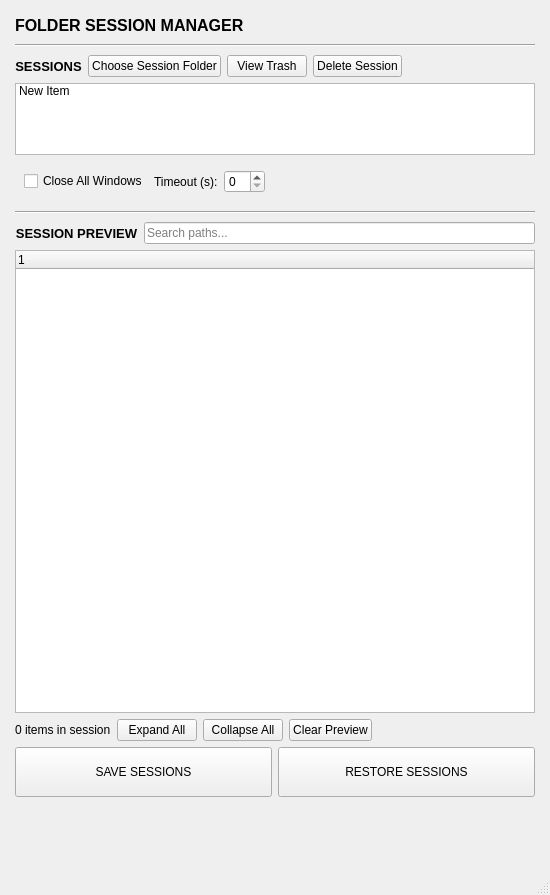
<?xml version="1.0" encoding="UTF-8"?>
<ui version="4.0">
 <class>MainWindow</class>
 <widget class="QMainWindow" name="MainWindow">
  <property name="geometry">
   <rect>
    <x>0</x>
    <y>0</y>
    <width>550</width>
    <height>895</height>
   </rect>
  </property>
  <property name="sizePolicy">
   <sizepolicy hsizetype="Preferred" vsizetype="Preferred">
    <horstretch>0</horstretch>
    <verstretch>0</verstretch>
   </sizepolicy>
  </property>
  <property name="minimumSize">
   <size>
    <width>0</width>
    <height>0</height>
   </size>
  </property>
  <property name="windowTitle">
   <string>Folder Session Manager</string>
  </property>
  <property name="toolTipDuration">
   <number>-1</number>
  </property>
  <property name="dockOptions">
   <set>QMainWindow::DockOption::AllowNestedDocks|QMainWindow::DockOption::AllowTabbedDocks|QMainWindow::DockOption::AnimatedDocks</set>
  </property>
  <widget class="QWidget" name="centralwidget">
   <property name="sizePolicy">
    <sizepolicy hsizetype="Expanding" vsizetype="Expanding">
     <horstretch>0</horstretch>
     <verstretch>0</verstretch>
    </sizepolicy>
   </property>
   <property name="contextMenuPolicy">
    <enum>Qt::ContextMenuPolicy::CustomContextMenu</enum>
   </property>
   <layout class="QVBoxLayout" name="verticalLayout">
    <property name="spacing">
     <number>6</number>
    </property>
    <property name="leftMargin">
     <number>15</number>
    </property>
    <property name="topMargin">
     <number>15</number>
    </property>
    <property name="rightMargin">
     <number>15</number>
    </property>
    <property name="bottomMargin">
     <number>16</number>
    </property>
    <item>
     <widget class="QLabel" name="tlabel">
      <property name="minimumSize">
       <size>
        <width>200</width>
        <height>20</height>
       </size>
      </property>
      <property name="maximumSize">
       <size>
        <width>16777215</width>
        <height>55</height>
       </size>
      </property>
      <property name="font">
       <font>
        <pointsize>12</pointsize>
        <bold>true</bold>
       </font>
      </property>
      <property name="contextMenuPolicy">
       <enum>Qt::ContextMenuPolicy::ActionsContextMenu</enum>
      </property>
      <property name="lineWidth">
       <number>0</number>
      </property>
      <property name="text">
       <string>FOLDER SESSION MANAGER</string>
      </property>
      <property name="textFormat">
       <enum>Qt::TextFormat::AutoText</enum>
      </property>
      <property name="scaledContents">
       <bool>false</bool>
      </property>
      <property name="wordWrap">
       <bool>true</bool>
      </property>
      <property name="buddy">
       <cstring>sessions_list</cstring>
      </property>
     </widget>
    </item>
    <item>
     <widget class="Line" name="line">
      <property name="minimumSize">
       <size>
        <width>0</width>
        <height>8</height>
       </size>
      </property>
      <property name="orientation">
       <enum>Qt::Orientation::Horizontal</enum>
      </property>
     </widget>
    </item>
    <item>
     <layout class="QVBoxLayout" name="layout">
      <item>
       <layout class="QVBoxLayout" name="settings_layout">
        <item>
         <layout class="QHBoxLayout" name="horizontalLayout_3">
          <item>
           <widget class="QLabel" name="sessions_label">
            <property name="font">
             <font>
              <pointsize>10</pointsize>
              <bold>true</bold>
             </font>
            </property>
            <property name="text">
             <string>SESSIONS</string>
            </property>
            <property name="alignment">
             <set>Qt::AlignmentFlag::AlignCenter</set>
            </property>
            <property name="buddy">
             <cstring>sessions_list</cstring>
            </property>
           </widget>
          </item>
          <item>
           <widget class="QPushButton" name="choose_dir_button">
            <property name="text">
             <string>Choose Session Folder</string>
            </property>
           </widget>
          </item>
          <item>
           <widget class="QPushButton" name="view_trash_button">
            <property name="text">
             <string>View Trash</string>
            </property>
           </widget>
          </item>
          <item>
           <widget class="QPushButton" name="delete_session_button">
            <property name="text">
             <string>Delete Session</string>
            </property>
           </widget>
          </item>
          <item>
           <spacer name="horizontalSpacer_3">
            <property name="orientation">
             <enum>Qt::Orientation::Horizontal</enum>
            </property>
            <property name="sizeHint" stdset="0">
             <size>
              <width>40</width>
              <height>20</height>
             </size>
            </property>
           </spacer>
          </item>
         </layout>
        </item>
        <item>
         <widget class="QListWidget" name="sessions_list">
          <property name="sizePolicy">
           <sizepolicy hsizetype="Expanding" vsizetype="Expanding">
            <horstretch>0</horstretch>
            <verstretch>40</verstretch>
           </sizepolicy>
          </property>
          <property name="minimumSize">
           <size>
            <width>0</width>
            <height>50</height>
           </size>
          </property>
          <property name="maximumSize">
           <size>
            <width>16777215</width>
            <height>16777215</height>
           </size>
          </property>
          <property name="sizeAdjustPolicy">
           <enum>QAbstractScrollArea::SizeAdjustPolicy::AdjustToContentsOnFirstShow</enum>
          </property>
          <property name="selectionMode">
           <enum>QAbstractItemView::SelectionMode::ExtendedSelection</enum>
          </property>
          <property name="movement">
           <enum>QListView::Movement::Static</enum>
          </property>
          <property name="isWrapping" stdset="0">
           <bool>false</bool>
          </property>
          <property name="resizeMode">
           <enum>QListView::ResizeMode::Adjust</enum>
          </property>
          <property name="layoutMode">
           <enum>QListView::LayoutMode::Batched</enum>
          </property>
          <property name="spacing">
           <number>0</number>
          </property>
          <property name="uniformItemSizes">
           <bool>true</bool>
          </property>
          <property name="selectionRectVisible">
           <bool>false</bool>
          </property>
          <item>
           <property name="text">
            <string>New Item</string>
           </property>
          </item>
         </widget>
        </item>
        <item>
         <layout class="QHBoxLayout" name="horizontalLayout_4">
          <property name="leftMargin">
           <number>9</number>
          </property>
          <property name="topMargin">
           <number>9</number>
          </property>
          <property name="rightMargin">
           <number>9</number>
          </property>
          <property name="bottomMargin">
           <number>9</number>
          </property>
          <item>
           <widget class="QCheckBox" name="close_windows_cb">
            <property name="text">
             <string>Close All Windows</string>
            </property>
           </widget>
          </item>
          <item>
           <widget class="QLabel" name="timeout_label">
            <property name="text">
             <string>Timeout (s):</string>
            </property>
            <property name="margin">
             <number>0</number>
            </property>
            <property name="indent">
             <number>-1</number>
            </property>
            <property name="buddy">
             <cstring>timeout_spin</cstring>
            </property>
           </widget>
          </item>
          <item>
           <widget class="QSpinBox" name="timeout_spin"/>
          </item>
          <item>
           <spacer name="horizontalSpacer_4">
            <property name="orientation">
             <enum>Qt::Orientation::Horizontal</enum>
            </property>
            <property name="sizeHint" stdset="0">
             <size>
              <width>40</width>
              <height>20</height>
             </size>
            </property>
           </spacer>
          </item>
         </layout>
        </item>
       </layout>
      </item>
      <item>
       <widget class="Line" name="line_2">
        <property name="minimumSize">
         <size>
          <width>0</width>
          <height>8</height>
         </size>
        </property>
        <property name="orientation">
         <enum>Qt::Orientation::Horizontal</enum>
        </property>
       </widget>
      </item>
      <item>
       <layout class="QHBoxLayout" name="horizontalLayout_2">
        <item>
         <widget class="QLabel" name="preview_label">
          <property name="font">
           <font>
            <pointsize>10</pointsize>
            <bold>true</bold>
           </font>
          </property>
          <property name="text">
           <string>SESSION PREVIEW</string>
          </property>
          <property name="alignment">
           <set>Qt::AlignmentFlag::AlignCenter</set>
          </property>
          <property name="buddy">
           <cstring>preview_tree</cstring>
          </property>
         </widget>
        </item>
        <item>
         <widget class="QLineEdit" name="search_input">
          <property name="placeholderText">
           <string>Search paths...</string>
          </property>
         </widget>
        </item>
       </layout>
      </item>
      <item>
       <widget class="CustomTreeWidget" name="preview_tree">
        <property name="sizePolicy">
         <sizepolicy hsizetype="Expanding" vsizetype="Expanding">
          <horstretch>0</horstretch>
          <verstretch>16</verstretch>
         </sizepolicy>
        </property>
        <property name="minimumSize">
         <size>
          <width>0</width>
          <height>300</height>
         </size>
        </property>
        <column>
         <property name="text">
          <string notr="true">1</string>
         </property>
        </column>
       </widget>
      </item>
      <item>
       <layout class="QHBoxLayout" name="preview_header">
        <item>
         <widget class="QLabel" name="item_count_label">
          <property name="text">
           <string>0 items in session</string>
          </property>
          <property name="buddy">
           <cstring>preview_tree</cstring>
          </property>
         </widget>
        </item>
        <item>
         <widget class="QPushButton" name="expand_button">
          <property name="text">
           <string>Expand All</string>
          </property>
         </widget>
        </item>
        <item>
         <widget class="QPushButton" name="collapse_button">
          <property name="text">
           <string>Collapse All</string>
          </property>
         </widget>
        </item>
        <item>
         <widget class="QPushButton" name="clear_button">
          <property name="text">
           <string>Clear Preview</string>
          </property>
         </widget>
        </item>
        <item>
         <spacer name="horizontalSpacer">
          <property name="orientation">
           <enum>Qt::Orientation::Horizontal</enum>
          </property>
          <property name="sizeHint" stdset="0">
           <size>
            <width>40</width>
            <height>20</height>
           </size>
          </property>
         </spacer>
        </item>
       </layout>
      </item>
      <item>
       <layout class="QHBoxLayout" name="horizontalLayout">
        <item>
         <widget class="QPushButton" name="save_button">
          <property name="minimumSize">
           <size>
            <width>0</width>
            <height>50</height>
           </size>
          </property>
          <property name="text">
           <string>SAVE SESSIONS</string>
          </property>
         </widget>
        </item>
        <item>
         <widget class="QPushButton" name="restore_button">
          <property name="minimumSize">
           <size>
            <width>0</width>
            <height>50</height>
           </size>
          </property>
          <property name="text">
           <string>RESTORE SESSIONS</string>
          </property>
         </widget>
        </item>
       </layout>
      </item>
      <item>
       <spacer name="verticalSpacer_4">
        <property name="orientation">
         <enum>Qt::Orientation::Vertical</enum>
        </property>
        <property name="sizeHint" stdset="0">
         <size>
          <width>20</width>
          <height>40</height>
         </size>
        </property>
       </spacer>
      </item>
      <item>
       <spacer name="horizontalSpacer_2">
        <property name="orientation">
         <enum>Qt::Orientation::Horizontal</enum>
        </property>
        <property name="sizeHint" stdset="0">
         <size>
          <width>40</width>
          <height>20</height>
         </size>
        </property>
       </spacer>
      </item>
     </layout>
    </item>
   </layout>
  </widget>
  <widget class="QStatusBar" name="statusbar"/>
 </widget>
 <customwidgets>
  <customwidget>
   <class>CustomTreeWidget</class>
   <extends>QTreeWidget</extends>
   <header>FOLDERS_SESSION_MANAGER_V18.py</header>
  </customwidget>
 </customwidgets>
 <tabstops>
  <tabstop>choose_dir_button</tabstop>
  <tabstop>view_trash_button</tabstop>
  <tabstop>sessions_list</tabstop>
  <tabstop>close_windows_cb</tabstop>
  <tabstop>timeout_spin</tabstop>
  <tabstop>search_input</tabstop>
  <tabstop>preview_tree</tabstop>
  <tabstop>expand_button</tabstop>
  <tabstop>collapse_button</tabstop>
  <tabstop>clear_button</tabstop>
  <tabstop>save_button</tabstop>
  <tabstop>restore_button</tabstop>
 </tabstops>
 <resources/>
 <connections>
  <connection>
   <sender>expand_button</sender>
   <signal>clicked()</signal>
   <receiver>preview_tree</receiver>
   <slot>expandAll()</slot>
   <hints>
    <hint type="sourcelabel">
     <x>165</x>
     <y>566</y>
    </hint>
    <hint type="destinationlabel">
     <x>218</x>
     <y>528</y>
    </hint>
   </hints>
  </connection>
  <connection>
   <sender>collapse_button</sender>
   <signal>clicked()</signal>
   <receiver>preview_tree</receiver>
   <slot>collapseAll()</slot>
   <hints>
    <hint type="sourcelabel">
     <x>252</x>
     <y>572</y>
    </hint>
    <hint type="destinationlabel">
     <x>312</x>
     <y>500</y>
    </hint>
   </hints>
  </connection>
 </connections>
</ui>
